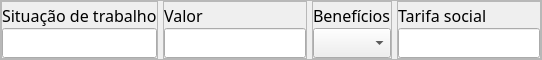
                              <widget class="QFrame" name="frame_44">
                               <property name="maximumSize">
                                <size>
                                 <width>16777215</width>
                                 <height>60</height>
                                </size>
                               </property>
                               <property name="styleSheet">
                                <string notr="true"/>
                               </property>
                               <property name="frameShape">
                                <enum>QFrame::StyledPanel</enum>
                               </property>
                               <property name="frameShadow">
                                <enum>QFrame::Raised</enum>
                               </property>
                               <layout class="QHBoxLayout" name="horizontalLayout_45">
                                <property name="spacing">
                                 <number>5</number>
                                </property>
                                <property name="leftMargin">
                                 <number>0</number>
                                </property>
                                <property name="topMargin">
                                 <number>0</number>
                                </property>
                                <property name="rightMargin">
                                 <number>0</number>
                                </property>
                                <property name="bottomMargin">
                                 <number>0</number>
                                </property>
                                <item>
                                 <widget class="QFrame" name="frame_89">
                                  <property name="maximumSize">
                                   <size>
                                    <width>270</width>
                                    <height>16777215</height>
                                   </size>
                                  </property>
                                  <property name="frameShape">
                                   <enum>QFrame::StyledPanel</enum>
                                  </property>
                                  <property name="frameShadow">
                                   <enum>QFrame::Raised</enum>
                                  </property>
                                  <layout class="QVBoxLayout" name="verticalLayout_65">
                                   <property name="spacing">
                                    <number>0</number>
                                   </property>
                                   <property name="leftMargin">
                                    <number>0</number>
                                   </property>
                                   <property name="topMargin">
                                    <number>0</number>
                                   </property>
                                   <property name="rightMargin">
                                    <number>0</number>
                                   </property>
                                   <property name="bottomMargin">
                                    <number>0</number>
                                   </property>
                                   <item>
                                    <widget class="QLabel" name="label_32">
                                     <property name="maximumSize">
                                      <size>
                                       <width>270</width>
                                       <height>16777215</height>
                                      </size>
                                     </property>
                                     <property name="font">
                                      <font>
                                       <family>Abel</family>
                                       <pointsize>12</pointsize>
                                      </font>
                                     </property>
                                     <property name="text">
                                      <string>Situação de trabalho</string>
                                     </property>
                                    </widget>
                                   </item>
                                   <item>
                                    <widget class="QLineEdit" name="lineEdit_20">
                                     <property name="minimumSize">
                                      <size>
                                       <width>0</width>
                                       <height>30</height>
                                      </size>
                                     </property>
                                     <property name="maximumSize">
                                      <size>
                                       <width>250</width>
                                       <height>30</height>
                                      </size>
                                     </property>
                                     <property name="font">
                                      <font>
                                       <family>Abel</family>
                                       <pointsize>12</pointsize>
                                      </font>
                                     </property>
                                    </widget>
                                   </item>
                                  </layout>
                                 </widget>
                                </item>
                                <item>
                                 <widget class="QFrame" name="frame_90">
                                  <property name="maximumSize">
                                   <size>
                                    <width>200</width>
                                    <height>16777215</height>
                                   </size>
                                  </property>
                                  <property name="frameShape">
                                   <enum>QFrame::StyledPanel</enum>
                                  </property>
                                  <property name="frameShadow">
                                   <enum>QFrame::Raised</enum>
                                  </property>
                                  <layout class="QVBoxLayout" name="verticalLayout_64">
                                   <property name="spacing">
                                    <number>0</number>
                                   </property>
                                   <property name="leftMargin">
                                    <number>0</number>
                                   </property>
                                   <property name="topMargin">
                                    <number>0</number>
                                   </property>
                                   <property name="rightMargin">
                                    <number>0</number>
                                   </property>
                                   <property name="bottomMargin">
                                    <number>0</number>
                                   </property>
                                   <item>
                                    <widget class="QLabel" name="label_33">
                                     <property name="maximumSize">
                                      <size>
                                       <width>200</width>
                                       <height>16777215</height>
                                      </size>
                                     </property>
                                     <property name="font">
                                      <font>
                                       <family>Abel</family>
                                       <pointsize>12</pointsize>
                                      </font>
                                     </property>
                                     <property name="text">
                                      <string>Valor</string>
                                     </property>
                                    </widget>
                                   </item>
                                   <item>
                                    <widget class="QLineEdit" name="lineEdit_21">
                                     <property name="minimumSize">
                                      <size>
                                       <width>0</width>
                                       <height>30</height>
                                      </size>
                                     </property>
                                     <property name="maximumSize">
                                      <size>
                                       <width>180</width>
                                       <height>30</height>
                                      </size>
                                     </property>
                                     <property name="font">
                                      <font>
                                       <family>Abel</family>
                                       <pointsize>12</pointsize>
                                      </font>
                                     </property>
                                    </widget>
                                   </item>
                                  </layout>
                                 </widget>
                                </item>
                                <item>
                                 <widget class="QFrame" name="frame_91">
                                  <property name="maximumSize">
                                   <size>
                                    <width>270</width>
                                    <height>16777215</height>
                                   </size>
                                  </property>
                                  <property name="frameShape">
                                   <enum>QFrame::StyledPanel</enum>
                                  </property>
                                  <property name="frameShadow">
                                   <enum>QFrame::Raised</enum>
                                  </property>
                                  <layout class="QVBoxLayout" name="verticalLayout_63">
                                   <property name="spacing">
                                    <number>0</number>
                                   </property>
                                   <property name="leftMargin">
                                    <number>0</number>
                                   </property>
                                   <property name="topMargin">
                                    <number>0</number>
                                   </property>
                                   <property name="rightMargin">
                                    <number>0</number>
                                   </property>
                                   <property name="bottomMargin">
                                    <number>0</number>
                                   </property>
                                   <item>
                                    <widget class="QLabel" name="label_34">
                                     <property name="maximumSize">
                                      <size>
                                       <width>270</width>
                                       <height>16777215</height>
                                      </size>
                                     </property>
                                     <property name="font">
                                      <font>
                                       <family>Abel</family>
                                       <pointsize>12</pointsize>
                                      </font>
                                     </property>
                                     <property name="text">
                                      <string>Benefícios</string>
                                     </property>
                                    </widget>
                                   </item>
                                   <item>
                                    <widget class="QComboBox" name="comboBox_10">
                                     <property name="minimumSize">
                                      <size>
                                       <width>0</width>
                                       <height>30</height>
                                      </size>
                                     </property>
                                     <property name="maximumSize">
                                      <size>
                                       <width>250</width>
                                       <height>30</height>
                                      </size>
                                     </property>
                                     <property name="styleSheet">
                                      <string notr="true">: </string>
                                     </property>
                                    </widget>
                                   </item>
                                  </layout>
                                 </widget>
                                </item>
                                <item>
                                 <widget class="QFrame" name="frame_92">
                                  <property name="maximumSize">
                                   <size>
                                    <width>190</width>
                                    <height>16777215</height>
                                   </size>
                                  </property>
                                  <property name="frameShape">
                                   <enum>QFrame::StyledPanel</enum>
                                  </property>
                                  <property name="frameShadow">
                                   <enum>QFrame::Raised</enum>
                                  </property>
                                  <layout class="QVBoxLayout" name="verticalLayout_62">
                                   <property name="spacing">
                                    <number>0</number>
                                   </property>
                                   <property name="leftMargin">
                                    <number>0</number>
                                   </property>
                                   <property name="topMargin">
                                    <number>0</number>
                                   </property>
                                   <property name="rightMargin">
                                    <number>0</number>
                                   </property>
                                   <property name="bottomMargin">
                                    <number>0</number>
                                   </property>
                                   <item>
                                    <widget class="QLabel" name="label_35">
                                     <property name="maximumSize">
                                      <size>
                                       <width>190</width>
                                       <height>16777215</height>
                                      </size>
                                     </property>
                                     <property name="font">
                                      <font>
                                       <family>Abel</family>
                                       <pointsize>12</pointsize>
                                      </font>
                                     </property>
                                     <property name="text">
                                      <string>Tarifa social</string>
                                     </property>
                                    </widget>
                                   </item>
                                   <item>
                                    <widget class="QLineEdit" name="lineEdit_22">
                                     <property name="minimumSize">
                                      <size>
                                       <width>0</width>
                                       <height>30</height>
                                      </size>
                                     </property>
                                     <property name="maximumSize">
                                      <size>
                                       <width>170</width>
                                       <height>30</height>
                                      </size>
                                     </property>
                                     <property name="font">
                                      <font>
                                       <family>Abel</family>
                                       <pointsize>12</pointsize>
                                      </font>
                                     </property>
                                    </widget>
                                   </item>
                                  </layout>
                                 </widget>
                                </item>
                               </layout>
                              </widget>
